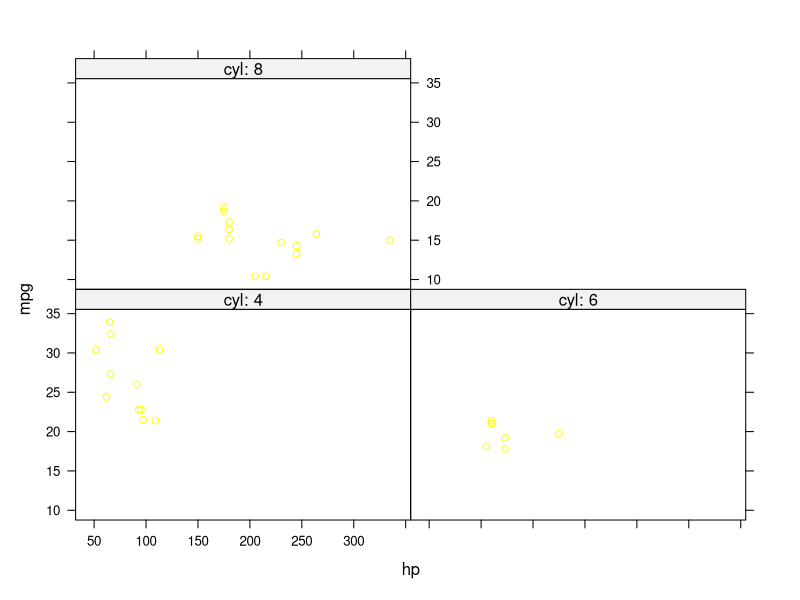

Write R code to recreate this figure.
# author: KG
# project: github tutorial
# ---

# script purpose: make mtcars plots
# ---

# load libraries:
  library(lattice)
# ---

# load data:
  data <- mtcars #dataset to play with
# --
  
# Figure description: miles per gallon by horse power per number of cylinders:
# ---

  xyplot(mpg ~ hp | factor(paste('cyl:',cyl)),
         data = mtcars,
         col = "yellow")
#dont forget the grid!
# --- end-of-script --- 